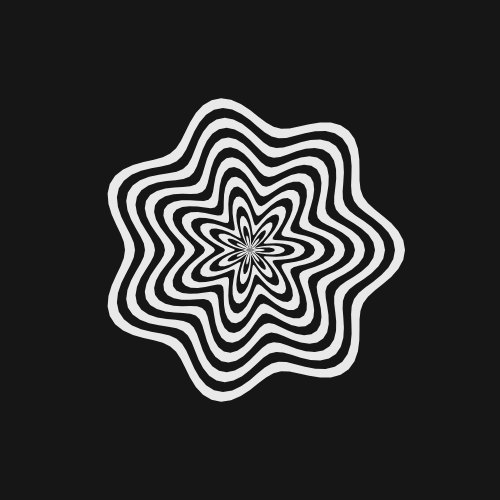
Frame 1 (no input)
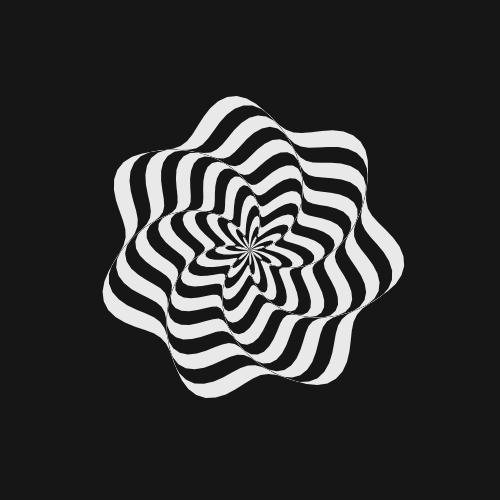
Frame 60 (no input)
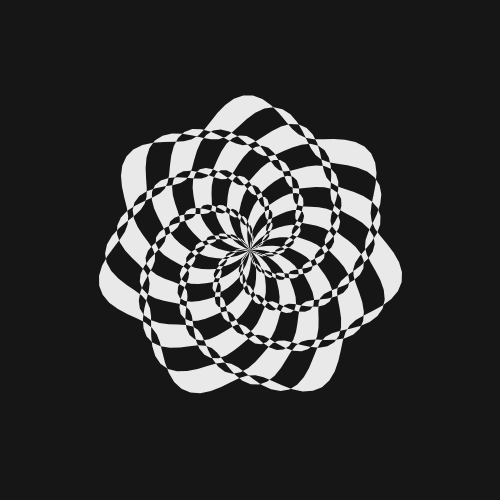
Frame 120 (the mouse pressed at the canvas centre since frame 60)

The p5.js sketch that drew these frames (run headless with seeded random() and noise() and a simulated clock; from frame 60 on, the mouse is pressed at the canvas centre):

// p5.js sketch
// ── sketch.js
let flowers = []; 
let num = 15;

function setup() {
  createCanvas(500, 500);
  angleMode(DEGREES);
  for (let i=0; i<num; i++) {

    flowers[i] = new Flower(140 - i*10, 100, 15, 7, (i+1)*0.1);

  }
  
}

function draw() {
  background(22);
  translate(width/2, height/2);
  for (let i=0; i<num; i++) {
    flowers[i].display();
  }
  
}
// ── flower.js
class Flower {
  constructor(r, pts, f_amp, period, speed) {
    this.x = [];
    this.y = [];
    this.r = r;
    this.pts = pts;
    
    this.f_radius = 0;
    this.f_amp = f_amp;
    this.period = period;
    
    this.speed = speed;
    this.rot = 0;
  }
  
  display() {
    push();
    blendMode(DIFFERENCE);
    noStroke();
    fill(255);
    beginShape();
    for (let i=0; i<this.pts; i++) {
      let angle = i/this.pts * 360;
      this.f_radius = this.f_amp*cos(angle * this.period);
      this.x[i] = (this.r + this.f_radius)*cos(angle + this.rot);
      this.y[i] = (this.r + this.f_radius)*sin(angle + this.rot);
      vertex(this.x[i], this.y[i]);
    }
    endShape(CLOSE);
    pop();
    this.rot += this.speed;
  }
}
